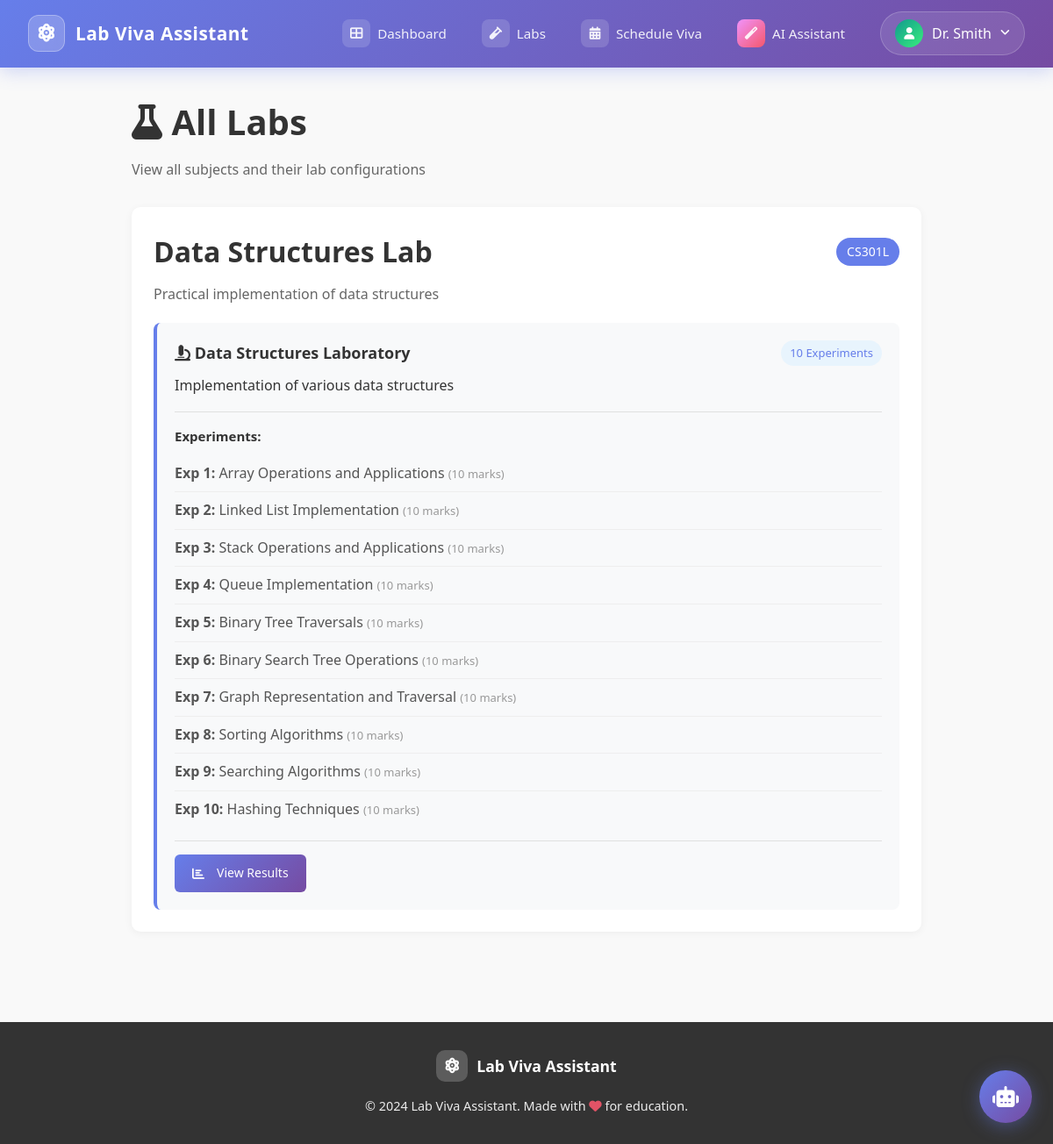
Page /teacher/labs (signed in) on the committed database.
### models/user.py (models this page shows, shortened)
class User(UserMixin, db.Model):
    __tablename__ = 'users'
    id = db.Column(db.Integer, primary_key=True)
    name = db.Column(db.String(255), nullable=False)
    email = db.Column(db.String(255), unique=True, nullable=False, index=True)
    password_hash = db.Column(db.String(255), nullable=False)
    roll_number = db.Column(db.String(50), nullable=False, index=True)
    role = db.Column(db.String(20), nullable=False)  # 'student' or 'teacher'
    is_active = db.Column(db.Boolean, default=True)
    created_at = db.Column(db.DateTime, default=datetime.utcnow)
    updated_at = db.Column(db.DateTime, default=datetime.utcnow, onupdate=datetime.utcnow)
    designation = db.Column(db.String(100))  # e.g., 'Assistant Professor'
    department = db.Column(db.String(100))
    years_handling = db.Column(db.JSON, default=[])  # e.g., ['II', 'III', 'IV']
    viva_sessions = db.relationship('VivaSession', backref='student', lazy=True, foreign_keys='VivaSession.student_id')
    schedules = db.relationship('VivaSchedule', backref='teacher', lazy=True, foreign_keys='VivaSchedule.teacher_id')
    teacher_subjects = db.relationship('TeacherSubject', backref='teacher', lazy=True, foreign_keys='TeacherSubject.teacher_id')

class Subject(db.Model):
    __tablename__ = 'subjects'
    id = db.Column(db.Integer, primary_key=True)
    subject_code = db.Column(db.String(50), unique=True, nullable=False, index=True)
    subject_name = db.Column(db.String(255), nullable=False)
    description = db.Column(db.Text)
    is_lab = db.Column(db.Boolean, default=False)  # True if lab subject, False if theory
    year = db.Column(db.String(10))  # 'II', 'III', 'IV'
    created_at = db.Column(db.DateTime, default=datetime.utcnow)
    labs = db.relationship('LabConfig', backref='subject', lazy=True, cascade='all, delete-orphan')
    teacher_subjects = db.relationship('TeacherSubject', backref='subject', lazy=True)

class LabConfig(db.Model):
    __tablename__ = 'lab_configs'
    id = db.Column(db.Integer, primary_key=True)
    subject_id = db.Column(db.Integer, db.ForeignKey('subjects.id'), nullable=False)
    lab_name = db.Column(db.String(255), nullable=False)
    description = db.Column(db.Text)
    total_experiments = db.Column(db.Integer, default=10)  # Number of experiments in lab
    materials_text = db.Column(db.Text)  # Lab materials for Gemini context
    created_at = db.Column(db.DateTime, default=datetime.utcnow)
    experiments = db.relationship('Experiment', backref='lab_config', lazy=True, cascade='all, delete-orphan', order_by='Experiment.experiment_no')

class Experiment(db.Model):
    __tablename__ = 'experiments'
    id = db.Column(db.Integer, primary_key=True)
    lab_config_id = db.Column(db.Integer, db.ForeignKey('lab_configs.id'), nullable=False)
    experiment_no = db.Column(db.Integer, nullable=False)  # 1-10
    title = db.Column(db.String(255), nullable=False)
    description = db.Column(db.Text)
    materials_text = db.Column(db.Text)  # Experiment-specific materials for Gemini
    total_marks = db.Column(db.Integer, default=10)  # 10 MCQs x 1 mark each
    duration_minutes = db.Column(db.Integer, default=15)
    created_at = db.Column(db.DateTime, default=datetime.utcnow)
    schedules = db.relationship('VivaSchedule', backref='experiment', lazy=True, cascade='all, delete-orphan')
    viva_sessions = db.relationship('VivaSession', backref='experiment', lazy=True, cascade='all, delete-orphan')
    __table_args__ = (
        db.UniqueConstraint('lab_config_id', 'experiment_no', name='unique_experiment'),
    )

### routes/teacher_routes.py (the view)
@teacher_bp.route('/labs')
@login_required
@teacher_required
def view_labs():
    subjects = Subject.query.all()
    for subject in subjects:
        subject.labs = LabConfig.query.filter_by(subject_id=subject.id).all()
    return render_template('teacher/view_labs.html', subjects=subjects)

### models/user.py (called while the page is built)
@login_manager.user_loader
def load_user(user_id):
    return User.query.get(int(user_id))

### routes/teacher_routes.py (called while the page is built)
def teacher_required(f):
    @wraps(f)
    def decorated_function(*args, **kwargs):
        if not current_user.is_authenticated or current_user.role != 'teacher':
            flash('You do not have permission to access this page.', 'danger')
            return redirect(url_for('auth.login')), 403
        return f(*args, **kwargs)
    return decorated_function

### templates/teacher/view_labs.html (shortened to what this page needs)
{% extends "base.html" %}
{% block content %}
<div class="labs-container">
    <div class="page-header">
        <h1><i class="fas fa-flask"></i> All Labs</h1>
        <p class="subtitle">View all subjects and their lab configurations</p>
    </div>
    {% if subjects %}
        {% for subject in subjects %}
        <div class="subject-card">
            <div class="subject-header">
                <h2>{{ subject.subject_name }}</h2>
                <span class="subject-code">{{ subject.subject_code }}</span>
            </div>
            <p class="subject-description">{{ subject.description }}</p>
            {% if subject.labs %}
                {% for lab in subject.labs %}
                <div class="lab-card">
                    <div class="lab-header">
                        <h3><i class="fas fa-microscope"></i> {{ lab.lab_name }}</h3>
                        <span class="experiment-count">{{ lab.total_experiments }} Experiments</span>
                    </div>
                    <p>{{ lab.description }}</p>
                    {% if lab.experiments %}
                    <div class="experiments-list">
                        <h4>Experiments:</h4>
                        <ul>
                            {% for exp in lab.experiments %}
                            <li>
                                <strong>Exp {{ exp.experiment_no }}:</strong> {{ exp.title }}
                                <span class="exp-marks">({{ exp.total_marks }} marks)</span>
                            </li>
                            {% endfor %}
                        </ul>
                    </div>
                    {% endif %}
                    <div class="lab-actions">
                        <a href="{{ url_for('teacher.view_results', lab_id=lab.id) }}" class="btn btn-primary">
                            <i class="fas fa-chart-bar"></i> View Results
                        </a>
                    </div>
                </div>
                {% endfor %}
            {% else %}
                <p class="no-data">No labs configured for this subject.</p>
            {% endif %}
        </div>
        {% endfor %}
    {% else %}
        <div class="empty-state">
            <i class="fas fa-folder-open"></i>
            <p>No subjects found.</p>
        </div>
    {% endif %}
</div>
{% endblock %}

### templates/base.html (shortened to what this page needs)
<!DOCTYPE html>
<html lang="en">
<head>
    <link rel="stylesheet" href="{{ url_for('static', filename='css/style.css') }}">
    <link href="https://cdnjs.cloudflare.com/ajax/libs/font-awesome/6.4.0/css/all.min.css" rel="stylesheet">
</head>
<body>
    <nav class="navbar">
        <div class="nav-container">
            <a href="/" class="navbar-brand">
                <span class="brand-icon"><i class="fas fa-atom fa-spin-hover"></i></span>
                <span class="brand-text">Lab Viva Assistant</span>
            </a>
            <ul class="nav-menu">
                {% if current_user.is_authenticated %}
                {% if current_user.role == 'student' %}
                <li><a href="{{ url_for('student.dashboard') }}" class="nav-link">
                        <span class="nav-icon"><i class="fas fa-th-large"></i></span>
                        <span>Dashboard</span>
                    </a></li>
                <li><a href="{{ url_for('student.available_vivaes') }}" class="nav-link">
                        <span class="nav-icon"><i class="fas fa-tasks"></i></span>
                        <span>Available Vivaes</span>
                    </a></li>
                <li><a href="{{ url_for('chatbot.chatbot_widget') }}" class="nav-link">
                        <span class="nav-icon ai-icon"><i class="fas fa-magic"></i></span>
                        <span>AI Assistant</span>
                    </a></li>
                {% elif current_user.role == 'teacher' %}
                <li><a href="{{ url_for('teacher.dashboard') }}" class="nav-link">
                        <span class="nav-icon"><i class="fas fa-th-large"></i></span>
                        <span>Dashboard</span>
                    </a></li>
                <li><a href="{{ url_for('teacher.view_labs') }}" class="nav-link">
                        <span class="nav-icon"><i class="fas fa-vial"></i></span>
                        <span>Labs</span>
                    </a></li>
                <li><a href="{{ url_for('teacher.schedule_viva') }}" class="nav-link">
                        <span class="nav-icon"><i class="fas fa-calendar-alt"></i></span>
                        <span>Schedule Viva</span>
                    </a></li>
                <li><a href="{{ url_for('chatbot.chatbot_widget') }}" class="nav-link">
                        <span class="nav-icon ai-icon"><i class="fas fa-magic"></i></span>
                        <span>AI Assistant</span>
                    </a></li>
                {% endif %}
                <li class="user-menu">
                    <a href="#" class="user-dropdown-trigger">
                        <span class="user-avatar"><i class="fas fa-user"></i></span>
                        <span class="user-name">{{ current_user.name }}</span>
                        <i class="fas fa-angle-down dropdown-arrow"></i>
                    </a>
                </li>
                {% endif %}
            </ul>
        </div>
    </nav>
    <main class="container">
        {% block content %}{% endblock %}
    </main>
    <footer class="footer">
        <div class="footer-content">
            <div class="footer-brand">
                <span class="footer-icon"><i class="fas fa-atom"></i></span>
                <span>Lab Viva Assistant</span>
            </div>
            <p>&copy; 2024 Lab Viva Assistant. Made with <i class="fas fa-heart" style="color: #f5576c;"></i> for
                education.</p>
        </div>
    </footer>
</body>
</html>

### static/css/style.css (style rules this page uses)
:root { --primary: linear-gradient(135deg, #667eea 0%, #764ba2 100%); --primary-color: #667eea; --secondary-color: #764ba2; --success: #4caf50; --danger: #f44336; --warning: #ff9800; --info: #2196f3; --light: #f5f5f5; --dark: #333; --gray: #666; --border: #ddd; --font-main: 'Segoe UI', Tahoma, Geneva, Verdana, sans-serif; --font-mono: 'Courier New', monospace; --transition: all 0.3s ease; --shadow: 0 2px 8px rgba(0, 0, 0, 0.1); --shadow-lg: 0 8px 24px rgba(0, 0, 0, 0.15); }
* { margin: 0; padding: 0; box-sizing: border-box; }
html { scroll-behavior: smooth; }
body { font-family: var(--font-main); background: #f9f9f9; color: var(--dark); line-height: 1.6; }
h1, h2, h3, h4, h5, h6 { font-weight: 600; color: var(--dark); margin-bottom: 0.5rem; }
h1 { font-size: 2.5rem; }
h2 { font-size: 2rem; }
h3 { font-size: 1.5rem; }
h4 { font-size: 1.25rem; }
p { margin-bottom: 1rem; }
a { color: var(--primary-color); text-decoration: none; transition: var(--transition); }
.container { max-width: 1200px; margin: 0 auto; padding: 0 20px; }
.navbar { background: linear-gradient(135deg, #667eea 0%, #764ba2 100%); box-shadow: 0 4px 20px rgba(102, 126, 234, 0.3); position: sticky; top: 0; z-index: 100; }
.nav-container { max-width: 1400px; margin: 0 auto; display: flex; justify-content: space-between; align-items: center; padding: 0.8rem 2rem; }
.navbar-brand { display: flex; align-items: center; gap: 12px; text-decoration: none; color: white; font-weight: 700; font-size: 1.3rem; }
.brand-icon { width: 42px; height: 42px; background: rgba(255, 255, 255, 0.2); backdrop-filter: blur(10px); border-radius: 12px; display: flex; align-items: center; justify-content: center; font-size: 1.3rem; color: white; transition: all 0.3s ease; border: 1px solid rgba(255, 255, 255, 0.3); }
.brand-text { color: white; letter-spacing: 0.5px; }
.nav-menu { display: flex; gap: 0.5rem; align-items: center; list-style: none; margin: 0; padding: 0; }
.nav-menu li { list-style: none; }
.nav-link { display: flex; align-items: center; gap: 8px; padding: 0.6rem 1rem; color: rgba(255, 255, 255, 0.9); text-decoration: none; border-radius: 10px; transition: all 0.3s ease; font-weight: 500; font-size: 0.95rem; }
.nav-icon { width: 32px; height: 32px; background: rgba(255, 255, 255, 0.15); border-radius: 8px; display: flex; align-items: center; justify-content: center; font-size: 0.9rem; transition: all 0.3s ease; }
.ai-icon { background: linear-gradient(135deg, #f093fb 0%, #f5576c 100%); animation: pulse-glow 2s ease-in-out infinite; }
.user-menu { position: relative; margin-left: 1rem; }
.user-dropdown-trigger { display: flex; align-items: center; gap: 10px; padding: 0.5rem 1rem; background: rgba(255, 255, 255, 0.1); border-radius: 50px; color: white; text-decoration: none; transition: all 0.3s ease; border: 1px solid rgba(255, 255, 255, 0.2); }
.user-avatar { width: 32px; height: 32px; background: linear-gradient(135deg, #11998e 0%, #38ef7d 100%); border-radius: 50%; display: flex; align-items: center; justify-content: center; font-size: 0.85rem; color: white; }
.user-name { font-weight: 500; max-width: 120px; overflow: hidden; text-overflow: ellipsis; white-space: nowrap; }
.dropdown-arrow { font-size: 0.8rem; transition: transform 0.3s ease; }
.btn { display: inline-block; padding: 0.75rem 1.5rem; border: none; border-radius: 6px; cursor: pointer; font-weight: 600; text-decoration: none; transition: var(--transition); text-align: center; font-family: inherit; }
.btn-primary { background: var(--primary); color: white; }
.btn i { margin-right: 6px; }
.footer { background: linear-gradient(135deg, #667eea 0%, #764ba2 100%); color: white; padding: 2rem 0; margin-top: 3rem; }
.footer-content { max-width: 1200px; margin: 0 auto; padding: 0 20px; text-align: center; }
.footer-brand { display: flex; align-items: center; justify-content: center; gap: 10px; margin-bottom: 1rem; font-weight: 600; font-size: 1.1rem; }
.footer-icon { width: 36px; height: 36px; background: rgba(255, 255, 255, 0.2); border-radius: 10px; display: flex; align-items: center; justify-content: center; }
.footer p { margin: 0; opacity: 0.9; font-size: 0.9rem; }
.footer p i { animation: heartbeat 1.5s ease-in-out infinite; }
.footer { background: var(--dark); color: white; text-align: center; padding: 2rem 0; margin-top: 3rem; }
.footer p { margin: 0; }

### rows in the picture
User: name "Dr. Smith"
Subject: subject_name "Data Structures Lab", subject_code "CS301L", description "Practical implementation of data structures"
LabConfig: lab_name "Data Structures Laboratory", total_experiments "10", description "Implementation of various data structures"
Experiment: experiment_no "1", title "Array Operations and Applications", total_marks "10"
Experiment: experiment_no "2", title "Linked List Implementation", total_marks "10"
Experiment: experiment_no "3", title "Stack Operations and Applications", total_marks "10"
Experiment: experiment_no "4", title "Queue Implementation", total_marks "10"
Experiment: experiment_no "5", title "Binary Tree Traversals", total_marks "10"
Experiment: experiment_no "6", title "Binary Search Tree Operations", total_marks "10"
Experiment: experiment_no "7", title "Graph Representation and Traversal", total_marks "10"
Experiment: experiment_no "8", title "Sorting Algorithms", total_marks "10"
Experiment: experiment_no "9", title "Searching Algorithms", total_marks "10"
Experiment: experiment_no "10", title "Hashing Techniques", total_marks "10"
